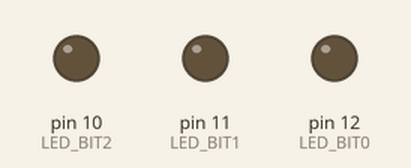
Bench run of a sketch on a simulated Arduino Uno, built with avr-gcc and run on an emulated ATmega328P. Shown: output pins drawn as LEDs (lit = HIGH).

Above: at 0.5 s.
At 2.5 s:
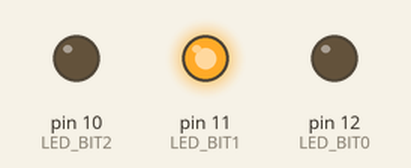
At 3.5 s:
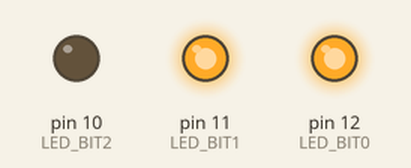
At 4.5 s:
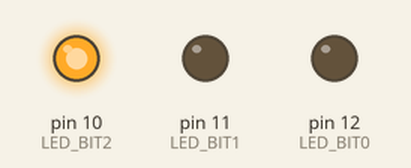
At 6.5 s:
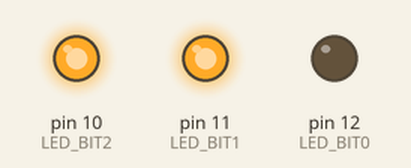
At 9.5 s:
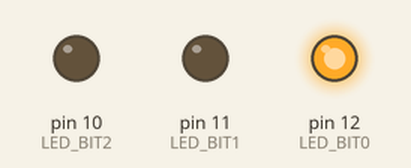
Timing chart, 0 to 10.4 s (numbered marks = the images above):
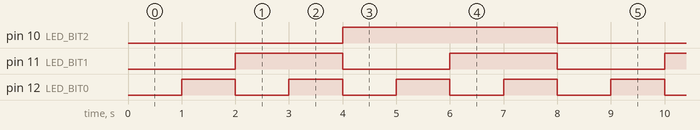

The sketch:

BinaryCounter.ino
```cpp
const unsigned int LED_BIT0 = 12;
const unsigned int LED_BIT1 = 11;
const unsigned int LED_BIT2 = 10;
int count;

void setup() {
  // put your setup code here, to run once:
  pinMode(LED_BIT0, OUTPUT);
  pinMode(LED_BIT1, OUTPUT);
  pinMode(LED_BIT2, OUTPUT);
}

void loop() {
  //To roll dice again, press the reset button on the Arduino
  for (count = 0; count <= 7; count++)
  {
    output_result(count);
    delay(1000);
  }
}

void output_result(const long result){
  digitalWrite(LED_BIT0, result & B001);
  digitalWrite(LED_BIT1, result & B010);
  digitalWrite(LED_BIT2, result & B100);
}
```

Measured:
- by itself, pin 10 (LED_BIT2): alternates HIGH for 4.0 s and LOW for 4.0 s
- by itself, pin 11 (LED_BIT1): alternates HIGH for 2.0 s and LOW for 2.0 s
- by itself, pin 12 (LED_BIT0): alternates HIGH for 1.0 s and LOW for 1.0 s
